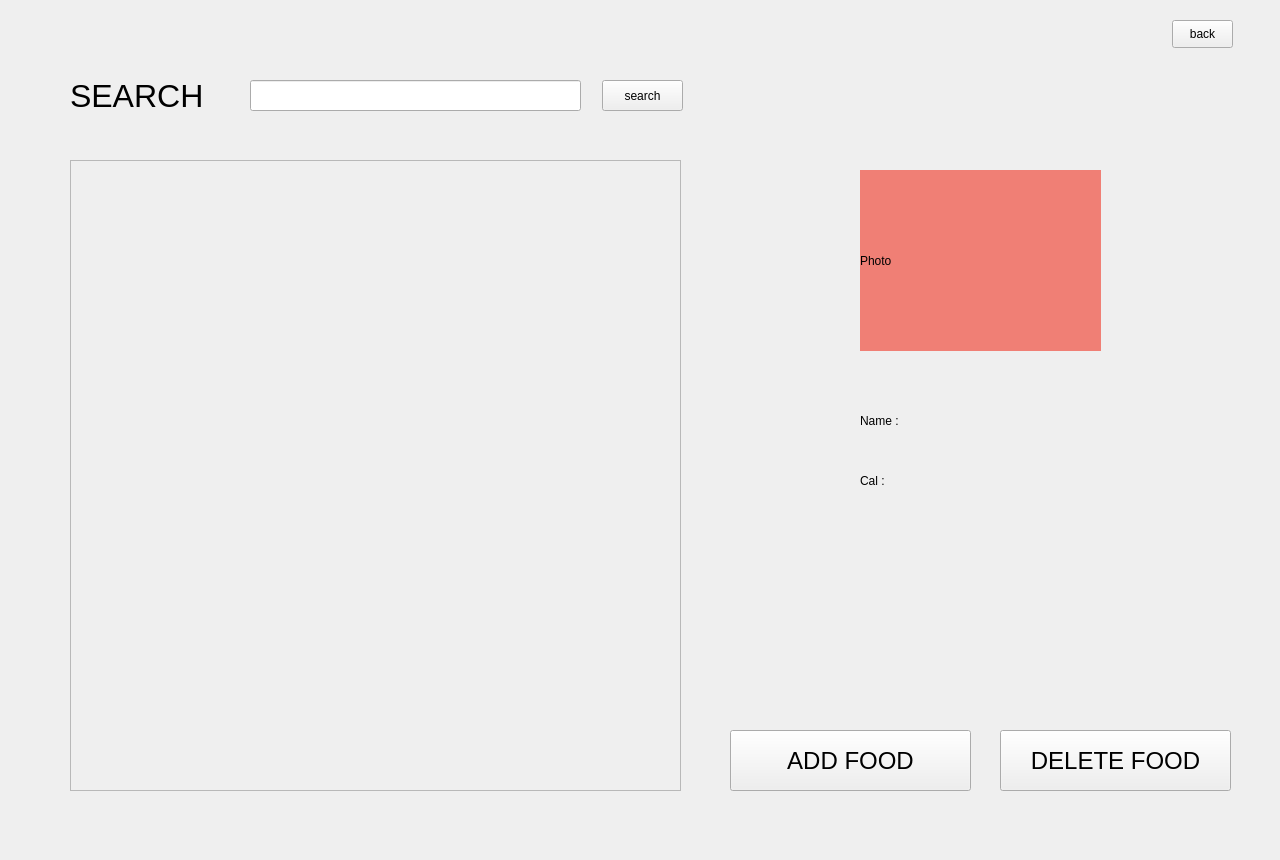
<?xml version="1.0" encoding="UTF-8"?>
<ui version="4.0">
 <class>Form</class>
 <widget class="QWidget" name="Form">
  <property name="geometry">
   <rect>
    <x>0</x>
    <y>0</y>
    <width>1280</width>
    <height>860</height>
   </rect>
  </property>
  <property name="minimumSize">
   <size>
    <width>1280</width>
    <height>860</height>
   </size>
  </property>
  <property name="maximumSize">
   <size>
    <width>1280</width>
    <height>860</height>
   </size>
  </property>
  <property name="windowTitle">
   <string>Form</string>
  </property>
  <widget class="QScrollArea" name="scrollArea">
   <property name="geometry">
    <rect>
     <x>70</x>
     <y>160</y>
     <width>611</width>
     <height>631</height>
    </rect>
   </property>
   <property name="widgetResizable">
    <bool>true</bool>
   </property>
   <widget class="QWidget" name="scrollAreaWidgetContents">
    <property name="geometry">
     <rect>
      <x>0</x>
      <y>0</y>
      <width>609</width>
      <height>629</height>
     </rect>
    </property>
   </widget>
  </widget>
  <widget class="QLabel" name="label">
   <property name="geometry">
    <rect>
     <x>70</x>
     <y>70</y>
     <width>161</width>
     <height>51</height>
    </rect>
   </property>
   <property name="font">
    <font>
     <pointsize>24</pointsize>
    </font>
   </property>
   <property name="text">
    <string>SEARCH</string>
   </property>
  </widget>
  <widget class="QLineEdit" name="food_search_textEdit">
   <property name="geometry">
    <rect>
     <x>250</x>
     <y>80</y>
     <width>331</width>
     <height>31</height>
    </rect>
   </property>
  </widget>
  <widget class="QPushButton" name="food_search_bt">
   <property name="geometry">
    <rect>
     <x>602</x>
     <y>80</y>
     <width>81</width>
     <height>31</height>
    </rect>
   </property>
   <property name="text">
    <string>search</string>
   </property>
  </widget>
  <widget class="QWidget" name="food_info_widget" native="true">
   <property name="geometry">
    <rect>
     <x>730</x>
     <y>80</y>
     <width>501</width>
     <height>601</height>
    </rect>
   </property>
   <widget class="QLabel" name="label_2">
    <property name="geometry">
     <rect>
      <x>130</x>
      <y>90</y>
      <width>241</width>
      <height>181</height>
     </rect>
    </property>
    <property name="palette">
     <palette>
      <active>
       <colorrole role="WindowText">
        <brush brushstyle="SolidPattern">
         <color alpha="255">
          <red>0</red>
          <green>0</green>
          <blue>0</blue>
         </color>
        </brush>
       </colorrole>
       <colorrole role="Button">
        <brush brushstyle="SolidPattern">
         <color alpha="255">
          <red>240</red>
          <green>127</green>
          <blue>117</blue>
         </color>
        </brush>
       </colorrole>
       <colorrole role="Light">
        <brush brushstyle="SolidPattern">
         <color alpha="255">
          <red>255</red>
          <green>232</green>
          <blue>230</blue>
         </color>
        </brush>
       </colorrole>
       <colorrole role="Midlight">
        <brush brushstyle="SolidPattern">
         <color alpha="255">
          <red>247</red>
          <green>179</green>
          <blue>173</blue>
         </color>
        </brush>
       </colorrole>
       <colorrole role="Dark">
        <brush brushstyle="SolidPattern">
         <color alpha="255">
          <red>120</red>
          <green>63</green>
          <blue>58</blue>
         </color>
        </brush>
       </colorrole>
       <colorrole role="Mid">
        <brush brushstyle="SolidPattern">
         <color alpha="255">
          <red>160</red>
          <green>85</green>
          <blue>78</blue>
         </color>
        </brush>
       </colorrole>
       <colorrole role="Text">
        <brush brushstyle="SolidPattern">
         <color alpha="255">
          <red>0</red>
          <green>0</green>
          <blue>0</blue>
         </color>
        </brush>
       </colorrole>
       <colorrole role="BrightText">
        <brush brushstyle="SolidPattern">
         <color alpha="255">
          <red>255</red>
          <green>255</green>
          <blue>255</blue>
         </color>
        </brush>
       </colorrole>
       <colorrole role="ButtonText">
        <brush brushstyle="SolidPattern">
         <color alpha="255">
          <red>0</red>
          <green>0</green>
          <blue>0</blue>
         </color>
        </brush>
       </colorrole>
       <colorrole role="Base">
        <brush brushstyle="SolidPattern">
         <color alpha="255">
          <red>255</red>
          <green>255</green>
          <blue>255</blue>
         </color>
        </brush>
       </colorrole>
       <colorrole role="Window">
        <brush brushstyle="SolidPattern">
         <color alpha="255">
          <red>240</red>
          <green>127</green>
          <blue>117</blue>
         </color>
        </brush>
       </colorrole>
       <colorrole role="Shadow">
        <brush brushstyle="SolidPattern">
         <color alpha="255">
          <red>0</red>
          <green>0</green>
          <blue>0</blue>
         </color>
        </brush>
       </colorrole>
       <colorrole role="AlternateBase">
        <brush brushstyle="SolidPattern">
         <color alpha="255">
          <red>247</red>
          <green>191</green>
          <blue>186</blue>
         </color>
        </brush>
       </colorrole>
       <colorrole role="ToolTipBase">
        <brush brushstyle="SolidPattern">
         <color alpha="255">
          <red>255</red>
          <green>255</green>
          <blue>220</blue>
         </color>
        </brush>
       </colorrole>
       <colorrole role="ToolTipText">
        <brush brushstyle="SolidPattern">
         <color alpha="255">
          <red>0</red>
          <green>0</green>
          <blue>0</blue>
         </color>
        </brush>
       </colorrole>
      </active>
      <inactive>
       <colorrole role="WindowText">
        <brush brushstyle="SolidPattern">
         <color alpha="255">
          <red>0</red>
          <green>0</green>
          <blue>0</blue>
         </color>
        </brush>
       </colorrole>
       <colorrole role="Button">
        <brush brushstyle="SolidPattern">
         <color alpha="255">
          <red>240</red>
          <green>127</green>
          <blue>117</blue>
         </color>
        </brush>
       </colorrole>
       <colorrole role="Light">
        <brush brushstyle="SolidPattern">
         <color alpha="255">
          <red>255</red>
          <green>232</green>
          <blue>230</blue>
         </color>
        </brush>
       </colorrole>
       <colorrole role="Midlight">
        <brush brushstyle="SolidPattern">
         <color alpha="255">
          <red>247</red>
          <green>179</green>
          <blue>173</blue>
         </color>
        </brush>
       </colorrole>
       <colorrole role="Dark">
        <brush brushstyle="SolidPattern">
         <color alpha="255">
          <red>120</red>
          <green>63</green>
          <blue>58</blue>
         </color>
        </brush>
       </colorrole>
       <colorrole role="Mid">
        <brush brushstyle="SolidPattern">
         <color alpha="255">
          <red>160</red>
          <green>85</green>
          <blue>78</blue>
         </color>
        </brush>
       </colorrole>
       <colorrole role="Text">
        <brush brushstyle="SolidPattern">
         <color alpha="255">
          <red>0</red>
          <green>0</green>
          <blue>0</blue>
         </color>
        </brush>
       </colorrole>
       <colorrole role="BrightText">
        <brush brushstyle="SolidPattern">
         <color alpha="255">
          <red>255</red>
          <green>255</green>
          <blue>255</blue>
         </color>
        </brush>
       </colorrole>
       <colorrole role="ButtonText">
        <brush brushstyle="SolidPattern">
         <color alpha="255">
          <red>0</red>
          <green>0</green>
          <blue>0</blue>
         </color>
        </brush>
       </colorrole>
       <colorrole role="Base">
        <brush brushstyle="SolidPattern">
         <color alpha="255">
          <red>255</red>
          <green>255</green>
          <blue>255</blue>
         </color>
        </brush>
       </colorrole>
       <colorrole role="Window">
        <brush brushstyle="SolidPattern">
         <color alpha="255">
          <red>240</red>
          <green>127</green>
          <blue>117</blue>
         </color>
        </brush>
       </colorrole>
       <colorrole role="Shadow">
        <brush brushstyle="SolidPattern">
         <color alpha="255">
          <red>0</red>
          <green>0</green>
          <blue>0</blue>
         </color>
        </brush>
       </colorrole>
       <colorrole role="AlternateBase">
        <brush brushstyle="SolidPattern">
         <color alpha="255">
          <red>247</red>
          <green>191</green>
          <blue>186</blue>
         </color>
        </brush>
       </colorrole>
       <colorrole role="ToolTipBase">
        <brush brushstyle="SolidPattern">
         <color alpha="255">
          <red>255</red>
          <green>255</green>
          <blue>220</blue>
         </color>
        </brush>
       </colorrole>
       <colorrole role="ToolTipText">
        <brush brushstyle="SolidPattern">
         <color alpha="255">
          <red>0</red>
          <green>0</green>
          <blue>0</blue>
         </color>
        </brush>
       </colorrole>
      </inactive>
      <disabled>
       <colorrole role="WindowText">
        <brush brushstyle="SolidPattern">
         <color alpha="255">
          <red>120</red>
          <green>63</green>
          <blue>58</blue>
         </color>
        </brush>
       </colorrole>
       <colorrole role="Button">
        <brush brushstyle="SolidPattern">
         <color alpha="255">
          <red>240</red>
          <green>127</green>
          <blue>117</blue>
         </color>
        </brush>
       </colorrole>
       <colorrole role="Light">
        <brush brushstyle="SolidPattern">
         <color alpha="255">
          <red>255</red>
          <green>232</green>
          <blue>230</blue>
         </color>
        </brush>
       </colorrole>
       <colorrole role="Midlight">
        <brush brushstyle="SolidPattern">
         <color alpha="255">
          <red>247</red>
          <green>179</green>
          <blue>173</blue>
         </color>
        </brush>
       </colorrole>
       <colorrole role="Dark">
        <brush brushstyle="SolidPattern">
         <color alpha="255">
          <red>120</red>
          <green>63</green>
          <blue>58</blue>
         </color>
        </brush>
       </colorrole>
       <colorrole role="Mid">
        <brush brushstyle="SolidPattern">
         <color alpha="255">
          <red>160</red>
          <green>85</green>
          <blue>78</blue>
         </color>
        </brush>
       </colorrole>
       <colorrole role="Text">
        <brush brushstyle="SolidPattern">
         <color alpha="255">
          <red>120</red>
          <green>63</green>
          <blue>58</blue>
         </color>
        </brush>
       </colorrole>
       <colorrole role="BrightText">
        <brush brushstyle="SolidPattern">
         <color alpha="255">
          <red>255</red>
          <green>255</green>
          <blue>255</blue>
         </color>
        </brush>
       </colorrole>
       <colorrole role="ButtonText">
        <brush brushstyle="SolidPattern">
         <color alpha="255">
          <red>120</red>
          <green>63</green>
          <blue>58</blue>
         </color>
        </brush>
       </colorrole>
       <colorrole role="Base">
        <brush brushstyle="SolidPattern">
         <color alpha="255">
          <red>240</red>
          <green>127</green>
          <blue>117</blue>
         </color>
        </brush>
       </colorrole>
       <colorrole role="Window">
        <brush brushstyle="SolidPattern">
         <color alpha="255">
          <red>240</red>
          <green>127</green>
          <blue>117</blue>
         </color>
        </brush>
       </colorrole>
       <colorrole role="Shadow">
        <brush brushstyle="SolidPattern">
         <color alpha="255">
          <red>0</red>
          <green>0</green>
          <blue>0</blue>
         </color>
        </brush>
       </colorrole>
       <colorrole role="AlternateBase">
        <brush brushstyle="SolidPattern">
         <color alpha="255">
          <red>240</red>
          <green>127</green>
          <blue>117</blue>
         </color>
        </brush>
       </colorrole>
       <colorrole role="ToolTipBase">
        <brush brushstyle="SolidPattern">
         <color alpha="255">
          <red>255</red>
          <green>255</green>
          <blue>220</blue>
         </color>
        </brush>
       </colorrole>
       <colorrole role="ToolTipText">
        <brush brushstyle="SolidPattern">
         <color alpha="255">
          <red>0</red>
          <green>0</green>
          <blue>0</blue>
         </color>
        </brush>
       </colorrole>
      </disabled>
     </palette>
    </property>
    <property name="autoFillBackground">
     <bool>true</bool>
    </property>
    <property name="text">
     <string>Photo</string>
    </property>
   </widget>
   <widget class="QLabel" name="label_3">
    <property name="geometry">
     <rect>
      <x>130</x>
      <y>320</y>
      <width>241</width>
      <height>41</height>
     </rect>
    </property>
    <property name="text">
     <string>Name :</string>
    </property>
   </widget>
   <widget class="QLabel" name="label_4">
    <property name="geometry">
     <rect>
      <x>130</x>
      <y>380</y>
      <width>241</width>
      <height>41</height>
     </rect>
    </property>
    <property name="text">
     <string>Cal :</string>
    </property>
   </widget>
  </widget>
  <widget class="QPushButton" name="food_add_bt">
   <property name="geometry">
    <rect>
     <x>730</x>
     <y>730</y>
     <width>241</width>
     <height>61</height>
    </rect>
   </property>
   <property name="font">
    <font>
     <pointsize>18</pointsize>
    </font>
   </property>
   <property name="text">
    <string>ADD FOOD</string>
   </property>
  </widget>
  <widget class="QPushButton" name="food_delete_bt">
   <property name="geometry">
    <rect>
     <x>1000</x>
     <y>730</y>
     <width>231</width>
     <height>61</height>
    </rect>
   </property>
   <property name="font">
    <font>
     <pointsize>18</pointsize>
    </font>
   </property>
   <property name="text">
    <string>DELETE FOOD</string>
   </property>
  </widget>
  <widget class="QPushButton" name="food_back_bt">
   <property name="geometry">
    <rect>
     <x>1172</x>
     <y>20</y>
     <width>61</width>
     <height>28</height>
    </rect>
   </property>
   <property name="text">
    <string>back</string>
   </property>
  </widget>
 </widget>
 <resources/>
 <connections/>
</ui>
